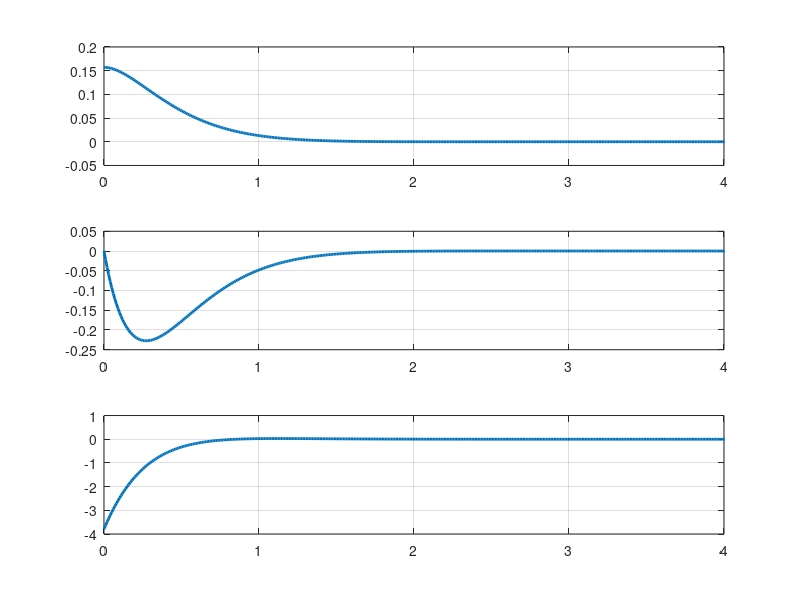

The MATLAB script that drew this image:
clear all;
close all;
clc;

%% 定义系统参数
% 定义重力加速度
g = 10;
% 定义平衡车连杆长度
d = 1;

A = [0 1; g/d 0];
B = [0; 1];
C = [1, 0];
D = 0;

Q = [100 0;0 1];
R = 1;
% 状态初始化
x0 = [pi/20; 0]; x = x0;

% 代数Riccati方程求解
[P, L1, G1] = care(A, B, Q, R);
% 计算反馈增益，参考式（4.4.52）
K = inv(R) * B' * P;

% 构建闭环系统
sys_cl = ss(A-B*K, [0;0], C, D);

%% 系统仿真
t_span = 0.01;
% 系统时间离散
t = 0 : t_span : 5;
% 闭环系统初值响应
[y, t, x] = initial(sys_cl, x, t);

%% 系统响应视图，状态量x1（角度）
subplot(3,1,1);
plot(t, x(:,1), "linewidth", 2);
% 近似计算x1的积分
% x1_1_cost = x(:,1)' * x(:,1) * t_span;
xlim([0 4]);
grid on;

%% 系统响应结果视图，状态量x2（角速度）
subplot(3,1,2);
plot(t, x(:,2), "linewidth", 2);
% 近似计算x2的积分
% x1_2_cost = x(:,2)'*x(:,2)*t_span;
xlim([0 4]);
grid on;

%% 系统响应结果视图，输入（加速度）
subplot(3,1,3);
plot(t, -K*x', "linewidth",2);
% 近似计算u的总代价
% u1_cost = (-K*x')*(-K*x')'*t_span';
xlim([0 4]);
grid on;